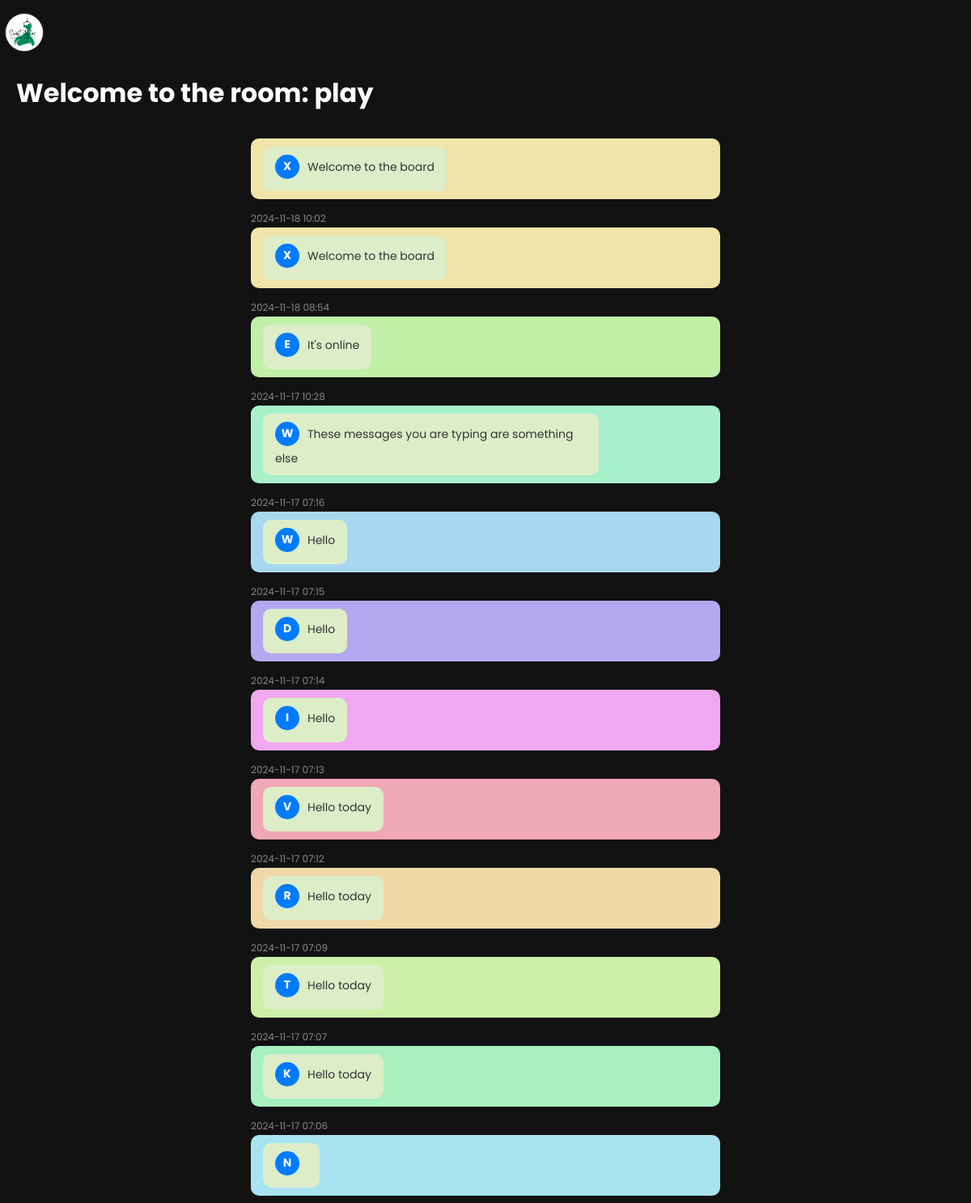
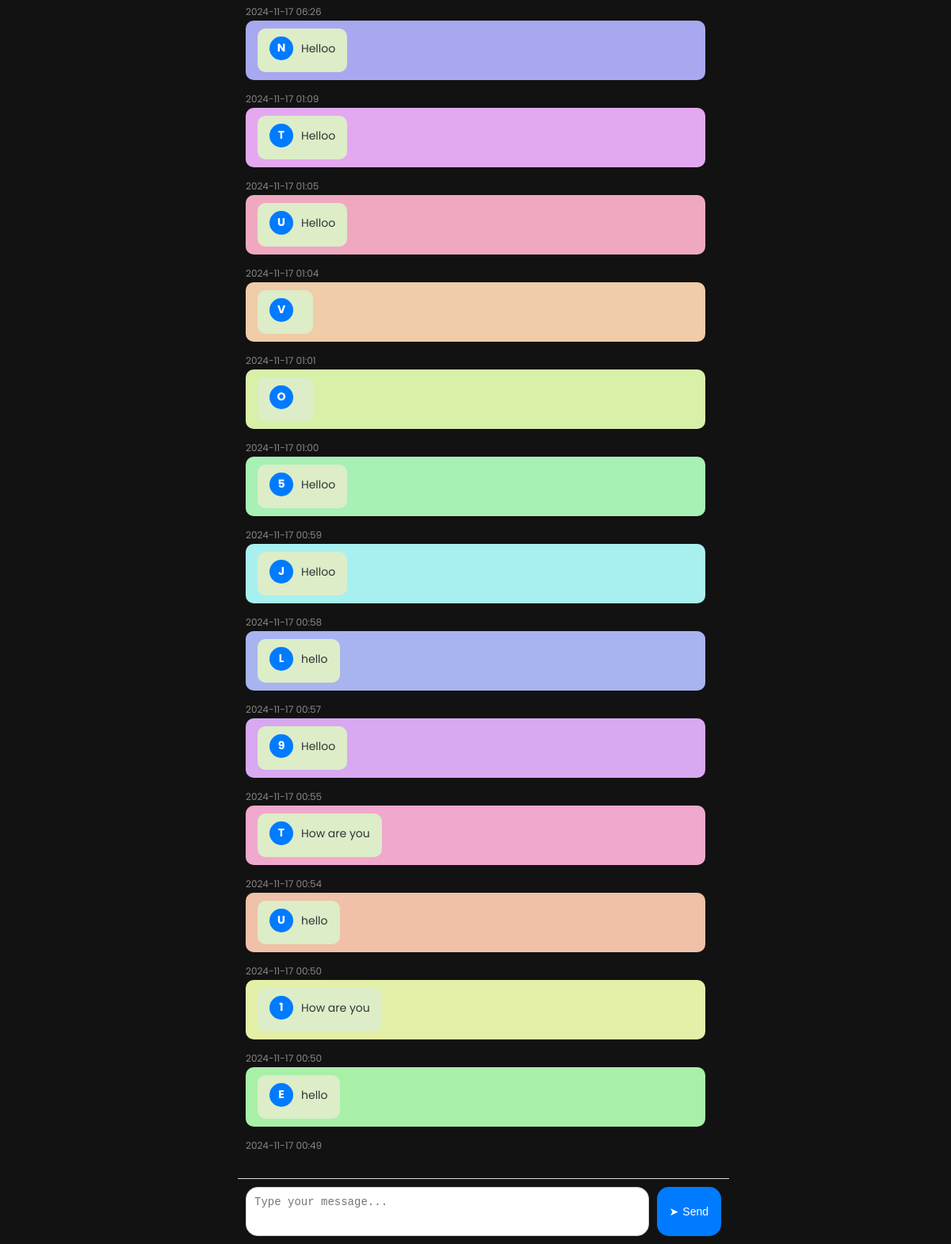
The app's page /room/play/ with its own data (2 pictures, top to bottom).
### mma/models.py (models this page shows, shortened)
class ChatRoom(models.Model):
    name = models.CharField(max_length=255, unique=True)
    created_at = models.DateTimeField(auto_now_add=True)

class Message(models.Model):
    room = models.ForeignKey(ChatRoom, on_delete=models.CASCADE, related_name='messages')
    username = models.CharField(max_length=255, default=generate_random_name)
    text = models.TextField()
    timestamp = models.DateTimeField(auto_now_add=True)

### mma/views.py (the view)
# urls.py: path('room/<str:room_name>/', views.chat_room, name='chat_room'),
def chat_room(request, room_name):
    room = get_object_or_404(ChatRoom, name=room_name)
    if 'username' not in request.session:
        request.session['username'] = ''.join(random.choices(string.ascii_letters + string.digits, k=6))
    username = request.session['username']
    if request.method == "POST":
        message_text = request.POST.get('message')
        Message.objects.create(room=room, username=username, text=message_text)
    messages = room.messages.all().order_by('-timestamp')
    usernames = messages.values_list('username', flat=True).distinct()
    color_map = {username: f"hsl({index * 50 % 360}, 70%, 80%)" for index, username in enumerate(usernames)}
    return render(request, 'chat_room.html', {
        'room': room,
        'username': username,
        'messages': messages,
        'color_map': color_map,
    })

### mma/templatetags/custom_filters.py (called while the page is built)
@register.filter
def get_item(dictionary, key):
    return dictionary.get(key, "#FFFFFF")  # Default color if key not found

### mma/templates/chat_room.html (shortened to what this page needs)
{% extends 'base.html' %}
{% load custom_filters %}
{% block content %}
<div class="room-header">
    <h1>Welcome to the room: {{ room.name }}</h1>
</div>
<div class="chat-container">
    <div class="messages" id="messages-container">
        {% for message in messages %}
            <div
                class="message {% if message.username == username %}originator{% else %}recipient{% endif %}"
                style="background-color: {{ color_map|get_item:message.username }};">
                <div class="message-content">
                    <span class="username">{{ message.username|slice:":1" }}</span>{{ message.text }}
                </div>
            </div>
            <span class="timestamp">{{ message.timestamp|date:"Y-m-d H:i" }}</span>
        {% endfor %}
    </div>
    <form method="post" id="chat-form">
        <textarea
            name="message"
            class="message-input"
            placeholder="Type your message..."
        ></textarea>
        <button type="submit" class="send-button">
            <span class="send-icon">&#10148;</span> Send
        </button>
    </form>
</div>
{% endblock %}

### mma/templates/base.html (style rules this page uses)
:root { --primary-color: #4CAF50; --secondary-color: #2196F3; --background-color: #121212; --card-background: #1E1E1E; --text-color: #FFFFFF; --secondary-text: #B0B0B0; --nav-height: 60px; --table-header-bg: #333; --table-row-bg: #1E1E1E; --table-row-alt-bg: #2E2E2E; }
body { font-family: 'Poppins', sans-serif; background-color: var(--background-color); color: var(--text-color); margin: 0; padding-top: 70px; }
.messages { margin: 20px; padding: 10px; max-width: 800px; margin-left: auto; margin-right: auto; }
button { background-color: #007bff; color: white; border: none; padding: 5px 10px; cursor: pointer; border-radius: 4px; }

### mma/templates/chat_room.html (style rules this page uses)
.chat-container { flex-direction: column; max-width: 600px; margin: auto; height: 90vh; }
.messages { flex: 1; padding: 10px; overflow-y: auto; scroll-behavior: smooth; }
.message { display: flex; margin-bottom: 10px; align-items: flex-start; }
.message-content { max-width: 70%; padding: 10px 15px; border-radius: 10px; color: #333; font-size: 14px; line-height: 1.5; word-wrap: break-word; }
.recipient .message-content { background-color: #dcedc8; }
.username { display: block; color: #00796b; font-size: 12px; margin-bottom: 5px; font-weight: bold; }
#chat-form { display: flex; padding: 10px; gap: 10px; border-top: 1px solid #ddd; background-color: var(--background-color); position: sticky; bottom: 0.1px; width: 100%; }
.message-input { flex: 1; padding: 10px; border: 1px solid #ccc; border-radius: 15px; font-size: 14px; resize: none; height: 40px; outline: none; transition: border-color 0.3s ease; }
.send-button { display: flex; align-items: center; justify-content: center; padding: 8px 16px; background-color: #007bff; color: white; border: none; border-radius: 15px; font-size: 14px; cursor: pointer; transition: background-color 0.3s ease; }
.send-icon { margin-right: 5px; }
.timestamp { font-size: 12px; color: #888; margin-top: 5px; }
.username { display: inline-flex; justify-content: center; align-items: center; width: 30px; height: 30px; background-color: #007bff; color: white; font-size: 14px; font-weight: bold; border-radius: 50%; margin-right: 10px; text-transform: uppercase; }
.message { display: flex; margin-bottom: 10px; align-items: flex-start; padding: 10px 15px; border-radius: 10px; font-size: 14px; line-height: 1.5; word-wrap: break-word; color: #333; }
.message-content { max-width: 70%; padding: 10px 15px; border-radius: 10px; background-color: #e0f7fa; color: #333; font-size: 14px; }

### records on screen
ChatRoom: name "play"
Message: username "X", text "Welcome to the board", timestamp "2024-11-18 10:02"
Message: username "X", text "Welcome to the board", timestamp "2024-11-18 08:54"
Message: username "E", text "It's online", timestamp "2024-11-17 10:28"
Message: username "W", text "These messages you are typing are something else", timestamp "2024-11-17 07:16"
Message: username "W", text "Hello", timestamp "2024-11-17 07:15"
Message: username "D", text "Hello", timestamp "2024-11-17 07:14"
Message: username "I", text "Hello", timestamp "2024-11-17 07:13"
Message: username "V", text "Hello today", timestamp "2024-11-17 07:12"
Message: username "R", text "Hello today", timestamp "2024-11-17 07:09"
Message: username "T", text "Hello today", timestamp "2024-11-17 07:07"
Message: username "K", text "Hello today", timestamp "2024-11-17 07:06"
Message: username "N", timestamp "2024-11-17 06:26"
Message: username "N", text "Helloo", timestamp "2024-11-17 01:09"
Message: username "T", text "Helloo", timestamp "2024-11-17 01:05"
Message: username "U", text "Helloo", timestamp "2024-11-17 01:04"
Message: username "V", timestamp "2024-11-17 01:01"
Message: username "O", timestamp "2024-11-17 01:00"
Message: username "5", text "Helloo", timestamp "2024-11-17 00:59"
Message: username "J", text "Helloo", timestamp "2024-11-17 00:58"
Message: username "L", text "hello", timestamp "2024-11-17 00:57"
Message: username "9", text "Helloo", timestamp "2024-11-17 00:55"
Message: username "T", text "How are you", timestamp "2024-11-17 00:54"
Message: username "U", text "hello", timestamp "2024-11-17 00:50"
Message: username "1", text "How are you", timestamp "2024-11-17 00:50"
Message: username "E", text "hello", timestamp "2024-11-17 00:49"
